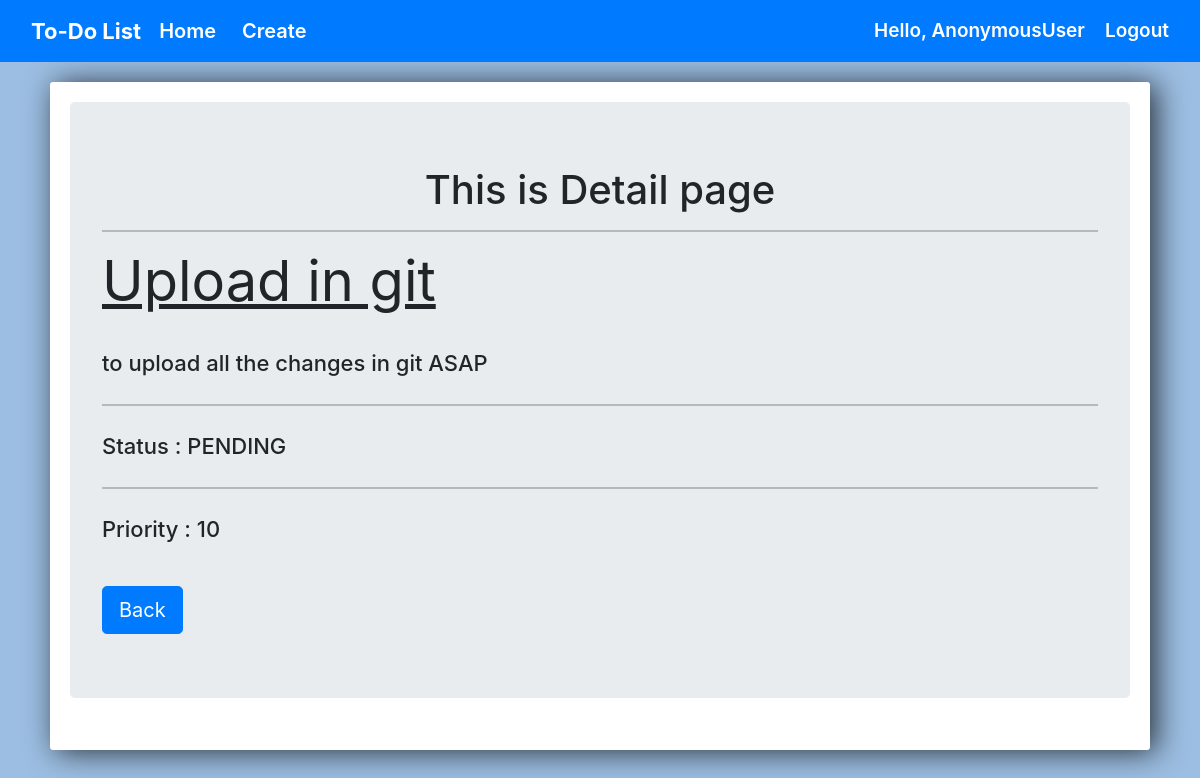
The app's page /todo/10/detai with its own data.
### todo/models.py (models this page shows, shortened)
class TODO(models.Model):
    status_choices = [
    ('COMPLETED', 'COMPLETED'),
    ('PENDING', 'PENDING'),
    ]
    priority_choices = [
    (1,'1️'),
    (2, '2️'),
    (3, '3️'),
    (4, '4️'),
    (5, '5️'),
    (6, '6️'),
    (7, '7️'),
    (8, '8️'),
    (9, '9️'),
    (10, '10'),
    ]
    title = models.CharField(max_length=50)
    task = models.TextField(blank=False)
    status = models.CharField(max_length=20 , choices=status_choices)
    user  = models.ForeignKey(User  , on_delete= models.CASCADE, related_name='priority')
    date = models.DateTimeField(auto_now_add=True)
    priority = models.IntegerField(max_length=2 , choices=priority_choices)

### todo/views.py (the view)
# urls.py: path('<int:pk>/detai',views.detailpage, name='detailpage'),
def detailpage(request,pk):
    title = TODO.objects.get(id=pk)
    context = {
        'title':title
    }
    return render(request,'todo/details.html',context)

### todo/templates/todo/details.html (shortened to what this page needs)
{% extends 'todo/base.html' %}
{% load static %}
{% block body%}
	<link rel="stylesheet" href="https://stackpath.bootstrapcdn.com/bootstrap/4.3.1/css/bootstrap.min.css">
	<div class="center-column">
		<div class="jumbotron">
            <h1 align="center">This is Detail page</h1>
            <hr>
            <h1 class="display-4"><B><u>{{title.title}}</u></B></h1>
            <br>
            <p class="lead">{{title.task}}</p>
            <hr class="my-4">
            <p class="lead">Status : {{title.status}}</p>
            <hr class="my-4">
            <p class="lead">Priority : {{title.priority}}</p>
            <br>
            <a href="{% url 'home' %}"><button class="btn btn-primary btn-lg">Back</button></a>
        </div>
	</div>
{% endblock %}

### todo/templates/todo/details.html (style rules this page uses)
body { background-color: #9cbee2; }
.center-column { width:1100px; margin: 20px auto; padding:20px; background-color: #fff; border-radius: 3px; box-shadow: 6px 2px 30px 0px rgba(0,0,0,0.75); }
.lead { font-size: 22px; font-weight: 450; }

### records on screen
TODO: title "Upload in git", task "to upload all the changes in git ASAP", status "PENDING", priority "10"

### other values on screen
{{ request.user }} "AnonymousUser"
